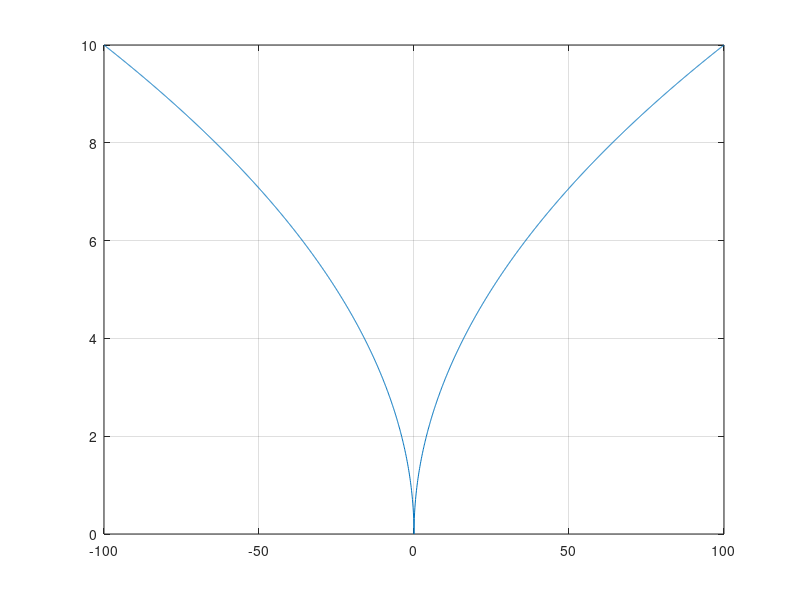

MATLAB code to generate this figure:
%%%%%   Este programa encontra um zero REAL de uma funcao pelo   %%%%%%
%%%%%                   METODO DE NEWTON-RAPHSON                 %%%%%%

function NewtonModelo()
 %clc
 format long

 %%% Se os dados fossem digitados:
 %x0   = input('Informe uma aproximacao inicial xo: ');
 %prec = input('Entre com a precisao desejada: ');

 %%% Aproximações da raiz e precisoes utilizados para cada funcao
 prec = 10^-10;
 %x0=2;    %y=x*log10(x)-1
 %x0=2;    %y=x^2-1/2; 
 %x0=2;    %y=x^3-9*x+3;
 %x0=1.4;  %y=x^3-9*x+3;

 %x0 = 1; %=> cicla                        %y = t.^3-5*t;
 %x0 = sqrt(5/3); %=> y'=0 (problema)      %y = t.^3-5*t;
 x0 = 1; %Sempre cicla                    %y = sqrt(abs(t));

 x = x0; fx = f(x);

 % Abandonar se x0 jah for um zero
 if ( abs(fx) < prec )
  disp ('==> A aproximacao inicial x0 eh um zero de f');
  return;
 end

 MaxIter = 1000;
 for k = 1:MaxIter
  % Calcular nova aproximacao "x" pelo metodo de Newton, com base no "x" atual,
  % e o valor correspondente da funcao "fx"
  d = df(x);
  x = x - (fx / d);
  disp(x);
  fx = f(x);  
  % Verificar se x jah eh um zero: se sim abandonar iteracoes
  if ( abs(fx) < prec )
		break;
	end
 end
 
 
  %plotar a função
  x_plot = -100:0.1:100;
  %disp(x_plot);
  n = length(x_plot);
  y_plot = zeros(1, n);
  for i = 1:n
    y_plot(i) = f(x_plot(i));
  end
  plot(x_plot, y_plot);
  %hold on;
  grid on;
  

 % imprimir raiz encontrada, valor da funcao na raiz e o numero de iteracoes
 disp ('A solucao encontrada pelo metodo de Newton foi: ');
 disp (x)
 disp ('O valor de f(x) calculado na solucao foi: ');
 disp (fx)
 disp ('Total de Iteracoes: ');
 disp (k);
end

function y = f(t)
 %y = t.*log10(t) - 1; 
 %y = t.^2 - 1/2;     
 %y = t.^3 - 9*t + 3; 

 %y = t.^3-5*t;    
 y = sqrt(abs(t));   
end

function y = df(t)
 %y = log10(t)+1/log(10);
 %y = 2*t;                       
 %y = 3*t.^2 - 9;
  
 %y = 3*t^2-5;
 y = sqrt(abs(t))/(2*t);
end
